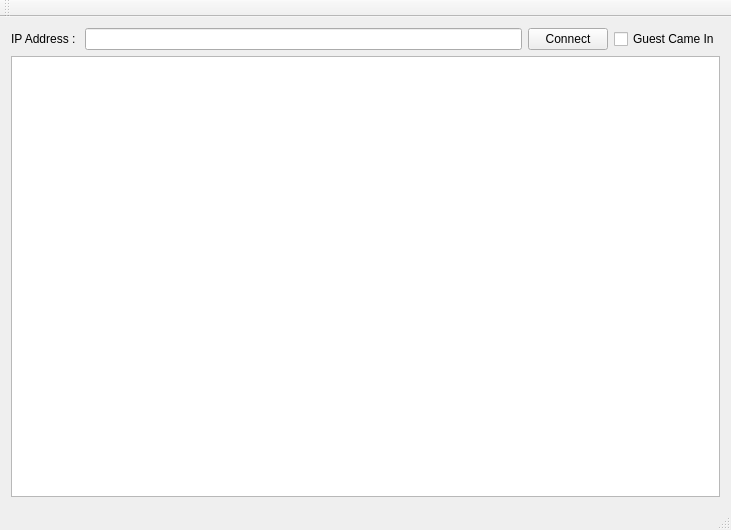
<?xml version="1.0" encoding="UTF-8"?>
<ui version="4.0">
 <class>MainWindow</class>
 <widget class="QMainWindow" name="MainWindow">
  <property name="geometry">
   <rect>
    <x>0</x>
    <y>0</y>
    <width>731</width>
    <height>530</height>
   </rect>
  </property>
  <property name="windowTitle">
   <string>MainWindow</string>
  </property>
  <widget class="QWidget" name="centralWidget">
   <layout class="QGridLayout" name="gridLayout">
    <item row="0" column="0">
     <layout class="QHBoxLayout" name="horizontalLayout">
      <item>
       <widget class="QLabel" name="label">
        <property name="text">
         <string>IP Address : </string>
        </property>
       </widget>
      </item>
      <item>
       <widget class="QLineEdit" name="ipAddress"/>
      </item>
      <item>
       <widget class="QPushButton" name="connectBtn">
        <property name="text">
         <string>Connect</string>
        </property>
       </widget>
      </item>
      <item>
       <widget class="QCheckBox" name="guestCbox">
        <property name="text">
         <string>Guest Came In</string>
        </property>
       </widget>
      </item>
     </layout>
    </item>
    <item row="1" column="0">
     <widget class="QTextBrowser" name="tcpMessage"/>
    </item>
   </layout>
  </widget>
  <widget class="QMenuBar" name="menuBar">
   <property name="geometry">
    <rect>
     <x>0</x>
     <y>0</y>
     <width>731</width>
     <height>20</height>
    </rect>
   </property>
  </widget>
  <widget class="QToolBar" name="mainToolBar">
   <attribute name="toolBarArea">
    <enum>TopToolBarArea</enum>
   </attribute>
   <attribute name="toolBarBreak">
    <bool>false</bool>
   </attribute>
  </widget>
  <widget class="QStatusBar" name="statusBar"/>
 </widget>
 <layoutdefault spacing="6" margin="11"/>
 <resources/>
 <connections/>
</ui>
